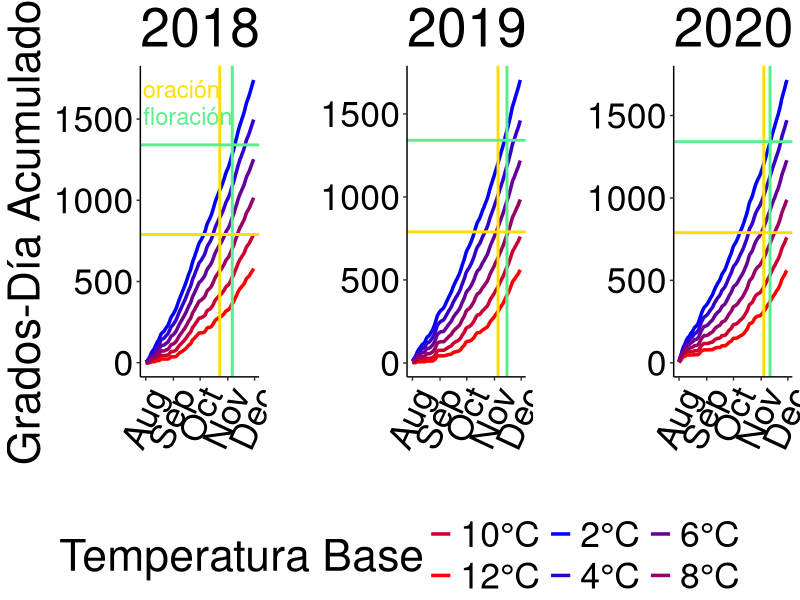

Recreate this plot in R.
## ---- chunk 1
knitr::opts_chunk$set(warning = FALSE, message = FALSE, echo = FALSE)

#Load library
library(readxl)

#Create object "db_met_mor" which contains climate data
db_met_mor <- read_excel("database.xlsx", sheet = "II_M_inta")
#Delete unnecessary columns
db_met_mor<-db_met_mor[,-c(9:29)]

db_met_mor$year<-as.factor(db_met_mor$year)
db_met_mor$date<-as.POSIXct(db_met_mor$date,format="%m-%d-%Y")

db_met_mor$temp_abr<-as.numeric(db_met_mor$temp_abr)
# db_met_mor$month<-factor(db_met_mor$month, levels = c("Ene", "Feb", "Mar", "Abr", "May", "Jun", "Jul", "Ago", "Sep", "Oct", "Nov", "Dic"))

library(dplyr)
db_st_moreno <- db_met_mor %>%
  dplyr::filter(year %in% c(2018,2019,2020) & month %in% 8:11) 

db_st_moreno$tem_abr_max <- as.numeric(db_st_moreno$tem_abr_max)
db_st_moreno$temp_abr_min <- as.numeric(db_st_moreno$temp_abr_min)

db_st_moreno$temp_mean <- (db_st_moreno$tem_abr_max + db_st_moreno$temp_abr_min)/2

## ---- chunk 2
knitr::opts_chunk$set(warning = FALSE, message = FALSE, echo = FALSE)

# Crear columnas para los umbrales de temperatura
db_st_moreno <- db_st_moreno %>%
  mutate(
    DD_2C = ifelse(temp_mean > 2, temp_mean - 2, 0),
    DD_4C = ifelse(temp_mean > 4, temp_mean - 4, 0),
    DD_6C = ifelse(temp_mean > 6, temp_mean - 6, 0),
    DD_8C = ifelse(temp_mean > 8, temp_mean - 8, 0),
    DD_10C = ifelse(temp_mean > 10, temp_mean - 10, 0),
    DD_12C = ifelse(temp_mean > 12, temp_mean - 12, 0)
  )

## ---- chunk 3
knitr::opts_chunk$set(warning = FALSE, message = FALSE, echo = FALSE)
library(tidyr)
# Calcular la suma acumulativa de los grados-día
db_st_moreno <- db_st_moreno %>%
  group_by(year) %>%
  mutate(
    DD_2C_cum = cumsum(DD_2C),
    DD_4C_cum = cumsum(DD_4C),
    DD_6C_cum = cumsum(DD_6C),
    DD_8C_cum = cumsum(DD_8C),
    DD_10C_cum = cumsum(DD_10C),
    DD_12C_cum = cumsum(DD_12C)
  ) %>%
  ungroup()

# Reorganizar los datos para ggplot
db_st_moreno_long <- db_st_moreno %>%
  pivot_longer(cols = starts_with("DD_"),
               names_to = "Umbral",
               values_to = "Grados_Día_Acumulados") %>%
  mutate(Umbral = case_when(
    Umbral == "DD_2C_cum" ~ "2°C",
    Umbral == "DD_4C_cum" ~ "4°C",
    Umbral == "DD_6C_cum" ~ "6°C",
    Umbral == "DD_8C_cum" ~ "8°C",
    Umbral == "DD_10C_cum" ~ "10°C",
    Umbral == "DD_12C_cum" ~ "12°C",
  ))

# Quitar filas con NA en la columna 'Umbral'
db_st_moreno_long <- db_st_moreno_long %>%
  filter(!is.na(Umbral))

# Columna 'date' sea de tipo Date
db_st_moreno_long$date <- as.Date(db_st_moreno_long$date)
db_st_moreno_long$date_complete <- as.Date(db_st_moreno_long$date_complete)
## ---- chunk 4
knitr::opts_chunk$set(warning = FALSE, message = FALSE, echo = FALSE)

library(ggplot2)
library(dplyr)
library(ggpubr)
library(ggrepel)

# Crear un dataframe para la leyenda de anotaciones
annotate_legend <- data.frame(
  label = c("Inicio de floración", "Plena floración"),
  color = c("#FFDF00", "#59EF8C")
)

# Crear el dataframe para las fechas de "Inicio de Floración"
flowering_dates_pf <- data.frame(
  year = c(2018, 2019, 2020),
  date = as.Date(c("2018-11-06", "2019-11-15", "2020-11-11")),
  event = "Inicio de floración"
)

# Crear el dataframe para las fechas de "Plena Floración"
flowering_dates_if <- data.frame(
  year = c(2018, 2019, 2020),
  date = as.Date(c("2018-10-23", "2019-11-05", "2020-11-04")),
  event = "Plena floración"
)

# Asegúrate de que la columna 'date' en los dataframes sea de tipo Date
flowering_dates_if$date <- as.Date(flowering_dates_if$date)
flowering_dates_pf$date <- as.Date(flowering_dates_pf$date)


library(dplyr)
library(ggplot2)
library(stringr)

# Función para ajustar modelos de regresión y calcular R² y RMSE
fit_models <- function(data, event_dates, base_temps) {
  results <- data.frame(BaseTemp = numeric(), R2 = numeric(), RMSE = numeric())
  
  for (base in base_temps) {
    # Filtrar los datos para el umbral actual
    gdd_data <- data %>% dplyr::filter(Umbral_num == base)
    
    # Extraer las fechas y los GDD para el modelo
    model_data <- gdd_data %>% 
      dplyr::filter(date %in% event_dates) %>%
      dplyr::select(date, Grados_Día_Acumulados)
    
    # Ajustar el modelo de regresión lineal
    model <- lm(Grados_Día_Acumulados ~ date, data = model_data)
    
    # Calcular R² y RMSE
    r2 <- summary(model)$r.squared
    rmse <- sqrt(mean(model$residuals^2))
    
    results <- rbind(results, data.frame(BaseTemp = base, R2 = r2, RMSE = rmse))
  }
  
  return(results)
}

# Convertir Umbral a numérico
db_st_moreno_long <- db_st_moreno_long %>%
  dplyr::mutate(Umbral_num = as.numeric(gsub("°C", "", Umbral)))

# Definir los umbrales (temperaturas base) únicos
base_temps <- unique(db_st_moreno_long$Umbral_num)

# Ajustar modelos de regresión para los eventos fenológicos (Inicio de floración)
results_if <- fit_models(db_st_moreno_long, flowering_dates_if$date, base_temps)

# Ajustar modelos de regresión para los eventos fenológicos (Plena floración)
results_pf <- fit_models(db_st_moreno_long, flowering_dates_pf$date, base_temps)

# Mostrar resultados
print(results_if)
print(results_pf)


## ---- chunk 5
knitr::opts_chunk$set(warning = FALSE, message = FALSE, echo = FALSE)

# Seleccionar la temperatura base óptima para Inicio de floración
optimal_base_temp_if <- results_if[which.max(results_if$R2), "BaseTemp"]
print(optimal_base_temp_if)

# Visualizar los resultados para Inicio de floración
# ggplot(results_if, aes(x = BaseTemp)) +
#   geom_line(aes(y = R2), color = "blue") +
#   # geom_line(aes(y = RMSE), color = "red") +
#   labs(title = "Temperatura Base Óptima para Inicio de Floración",
#        x = "Temperatura Base (°C)",
#        y = "Valor de Ajuste (R2 en azul, RMSE en rojo)") +
#   theme_minimal()

## ---- chunk 6
knitr::opts_chunk$set(warning = FALSE, message = FALSE, echo = FALSE)

# Seleccionar la temperatura base óptima para Plena floración
optimal_base_temp_pf <- results_pf[which.max(results_pf$R2), "BaseTemp"]
print(optimal_base_temp_pf)

# Visualizar los resultados para Plena floración
# ggplot(results_pf, aes(x = BaseTemp)) +
#   geom_line(aes(y = R2), color = "blue") +
#   # geom_line(aes(y = RMSE), color = "red") +
#   labs(title = "Temperatura Base Óptima para Plena Floración",
#        x = "Temperatura Base (°C)",
#        y = "Valor de Ajuste (R2 en azul, RMSE en rojo)") +
#   theme_minimal()


## ---- chunk 7
knitr::opts_chunk$set(warning = FALSE, message = FALSE, echo = FALSE)

library(ggplot2)
library(dplyr)
library(ggpubr)
library(ggrepel)

# Crear un dataframe para la leyenda de anotaciones
annotate_legend <- data.frame(
  label = c("Inicio de floración", "Plena floración"),
  color = c("#FFDF00", "#59EF8C")
)

# Crear el dataframe para las fechas de "Inicio de Floración"
flowering_dates_pf <- data.frame(
  year = c(2018, 2019, 2020),
  date = as.Date(c("2018-11-06", "2019-11-15", "2020-11-11")),
  event = "Inicio de floración"
)

# Crear el dataframe para las fechas de "Plena Floración"
flowering_dates_if <- data.frame(
  year = c(2018, 2019, 2020),
  date = as.Date(c("2018-10-23", "2019-11-05", "2020-11-04")),
  event = "Plena floración"
)

# Asegúrate de que la columna 'date' en los dataframes sea de tipo Date
flowering_dates_if$date <- as.Date(flowering_dates_if$date)
flowering_dates_pf$date <- as.Date(flowering_dates_pf$date)

# Función para convertir las etiquetas del eje X a título capitalizado
capitalize_months <- function(x) {
  str_to_title(strftime(x, "%b"))
}

# Crear una paleta de colores con gradiente del azul al rojo
gradiente_azul_a_rojo <- colorRampPalette(c("blue", "red"))(6)

# Asignar nombres a los colores
colores_umbral <- c("2°C" = gradiente_azul_a_rojo[1], 
                    "4°C" = gradiente_azul_a_rojo[2],
                    "6°C" = gradiente_azul_a_rojo[3], 
                    "8°C" = gradiente_azul_a_rojo[4],
                    "10°C" = gradiente_azul_a_rojo[5],
                    "12°C" = gradiente_azul_a_rojo[6])

## ---- chunk 8
knitr::opts_chunk$set(warning = FALSE, message = FALSE, echo = FALSE)

# Filtrar datos para el año 2018 y crear el gráfico
gg_temp_base_2018 <- ggplot(filter(db_st_moreno_long, year == "2018"), aes(x = date, y = Grados_Día_Acumulados, color = Umbral)) + 
  geom_line(size=1.2) + 
  labs(title = "2018",
       x = "",
       y = "Grados-Día Acumulados",
       color = "Temperatura Base") +
  theme_classic() +
  theme(text = element_text(size = 32, color = 'black'),
        axis.text = element_text(color = 'black'),
        legend.position = "none") +
  theme(axis.text.x = element_text(angle = 65, hjust = 1, color='black')) +
  scale_x_date(date_breaks = "1 month", labels = capitalize_months) + 
  scale_color_manual(values = colores_umbral) +
  geom_vline(data = filter(flowering_dates_if, year == 2018), aes(xintercept = as.numeric(date)), 
             color = "#FFDF00", linetype = "solid", size = 1) +
  geom_text(data = filter(flowering_dates_if, year == 2018), aes(x = date, y = max(db_st_moreno_long$Grados_Día_Acumulados, na.rm = TRUE), label = "Inicio de floración"), 
            color = "#FFDF00", vjust = 1, hjust = 1, size=6) +
  geom_vline(data = filter(flowering_dates_pf, year == 2018), aes(xintercept = as.numeric(date)), 
             color = "#59EF8C", linetype = "solid", size = 1) +
  geom_text(data = filter(flowering_dates_pf, year == 2018), aes(x = date, y = max(db_st_moreno_long$Grados_Día_Acumulados, na.rm = TRUE), label = "Plena floración"), 
            color = "#59EF8C", vjust = 2.5, hjust = 1, size=6)+
  geom_hline(yintercept = 789.40, color = "#FFDF00", linetype = "solid", size = 1)+
  geom_hline(yintercept = 1341.36, color = "#59EF8C", linetype = "solid", size = 1) #+
  # geom_text_repel(data = filter(flowering_dates_if, year == 2018), aes(x = date, y = 0, label = "Inicio de floración"), 
  #           color = "#FFDF00", size=6, nudge_y = 100) +
  # geom_text_repel(data = filter(flowering_dates_pf, year == 2018), aes(x = date, y = 0, label = "Plena floración"), 
  #           color = "#59EF8C", size=6, nudge_y = 100)

# Filtrar datos para el año 2019 y crear el gráfico
gg_temp_base_2019 <- ggplot(filter(db_st_moreno_long, year == "2019"), aes(x = date, y = Grados_Día_Acumulados, color = Umbral)) + 
  geom_line(size=1.2) + 
  labs(title = "2019",
       x = "",
       y = "",
       color = "Temperatura Base") +
  theme_classic() +
  theme(text = element_text(size = 32, color = 'black'),
        axis.text = element_text(color = 'black'),
        legend.position = "none") +
  theme(axis.text.x = element_text(angle = 65, hjust = 1, color='black')) +
  scale_x_date(date_breaks = "1 month", labels = capitalize_months) + 
  scale_color_manual(values = colores_umbral) +
  geom_vline(data = filter(flowering_dates_if, year == 2019), aes(xintercept = as.numeric(date)), 
             color = "#FFDF00", linetype = "solid", size = 1) +
  # geom_text(data = filter(flowering_dates_if, year == 2019), aes(x = date, y = max(db_st_moreno_long$Grados_Día_Acumulados, na.rm = TRUE), label = "Inicio de floración"), 
  #           color = "#FFDF00", vjust = 1, size=6) +
  geom_vline(data = filter(flowering_dates_pf, year == 2019), aes(xintercept = as.numeric(date)), 
             color = "#59EF8C", linetype = "solid", size = 1) +
  # geom_text(data = filter(flowering_dates_pf, year == 2019), aes(x = date, y = max(db_st_moreno_long$Grados_Día_Acumulados, na.rm = TRUE), label = "Plena floración"), 
  #           color = "#59EF8C", vjust = 3, size=6)+
  geom_hline(yintercept = 789.40, color = "#FFDF00", linetype = "solid", size = 1)+
  geom_hline(yintercept = 1341.36, color = "#59EF8C", linetype = "solid", size = 1)

# Filtrar datos para el año 2020 y crear el gráfico
gg_temp_base_2020 <- ggplot(filter(db_st_moreno_long, year == "2020"), aes(x = date, y = Grados_Día_Acumulados, color = Umbral)) + 
  geom_line(size=1.2) + 
  labs(title = "2020",
       x = "",
       y = "",
       color = "Temperatura Base") +
  theme_classic() +
  theme(text = element_text(size = 32, color = 'black'),
        axis.text = element_text(color = 'black'),
        legend.position = "none") +
  theme(axis.text.x = element_text(angle = 65, hjust = 1, color='black')) +
  scale_x_date(date_breaks = "1 month", labels = capitalize_months) + 
  scale_color_manual(values = colores_umbral) +
  geom_vline(data = filter(flowering_dates_if, year == 2020), aes(xintercept = as.numeric(date)), 
             color = "#FFDF00", linetype = "solid", size = 1) +
  # geom_text(data = filter(flowering_dates_if, year == 2020), aes(x = date, y = max(db_st_moreno_long$Grados_Día_Acumulados, na.rm = TRUE), label = "Inicio de floración"), 
  #           color = "#FFDF00", vjust = 1, size=6) +
  geom_vline(data = filter(flowering_dates_pf, year == 2020), aes(xintercept = as.numeric(date)), 
             color = "#59EF8C", linetype = "solid", size = 1) +
  # geom_text(data = filter(flowering_dates_pf, year == 2020), aes(x = date, y = max(db_st_moreno_long$Grados_Día_Acumulados, na.rm = TRUE), label = "Plena floración"),
  #           color = "#59EF8C", vjust = 3, size=6)
  geom_hline(yintercept = 789.40, color = "#FFDF00", linetype = "solid", size = 1)+
  geom_hline(yintercept = 1341.36, color = "#59EF8C", linetype = "solid", size = 1)
  

# Combinar los gráficos en una sola imagen con leyenda común
combined_plot <- ggarrange(gg_temp_base_2018, gg_temp_base_2019, gg_temp_base_2020,
                           ncol = 3, nrow = 1,
                           common.legend = TRUE, legend = "bottom")

# Mostrar el gráfico combinado
print(combined_plot)

## ---- chunk 9
knitr::opts_chunk$set(warning = FALSE, message = FALSE, echo = FALSE)



## ---- chunk 10
knitr::opts_chunk$set(warning = FALSE, message = FALSE, echo = FALSE)



